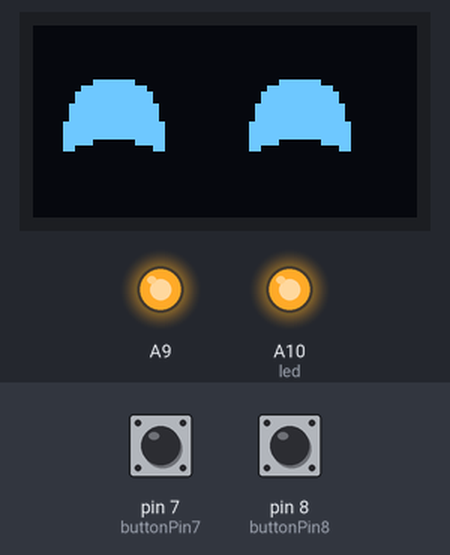
A sketch run on a simulated Arduino Mega 2560, built with avr-gcc and run on an emulated ATmega2560. Parts: 64×32 one-colour display, output pins drawn as LEDs (lit = HIGH). The inputs (shaded band) are chosen by the test bench; at power-on: pin 7 (buttonPin7) LOW, pin 8 (buttonPin8) LOW. What the sketch prints to the serial monitor is not drawn.

Above: at 1.2 s.
1.3 s: pin 7 (buttonPin7) pulled HIGH for 0.15 s
At 1.45 s:
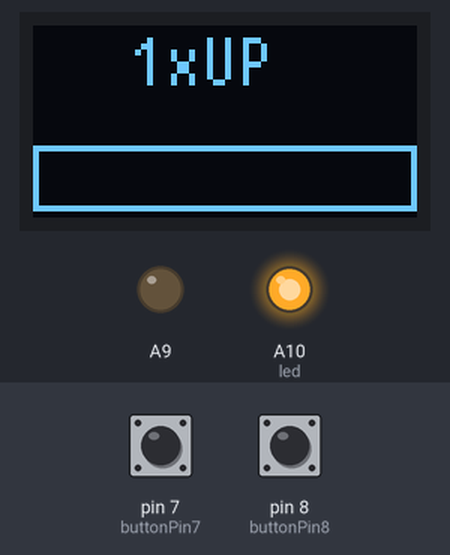
3.0 s: pin 8 (buttonPin8) pulled HIGH for 1 s
At 3.2 s:
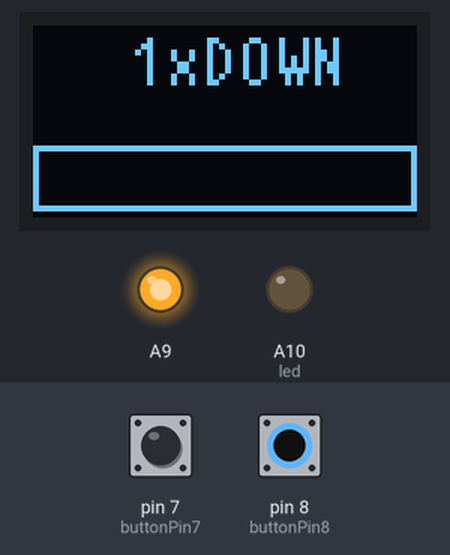
4.6 s: pin 7 (buttonPin7) pulled HIGH for 3.2 s
At 7.0 s:
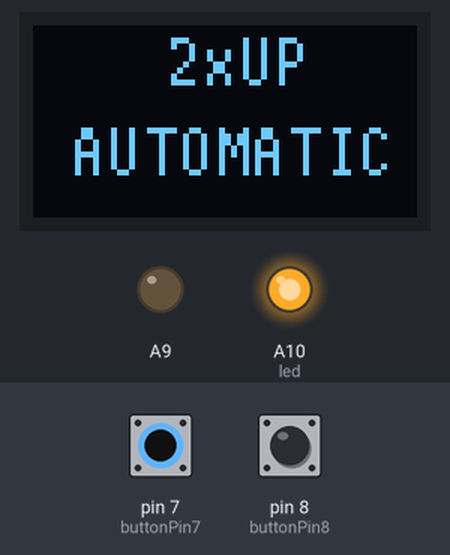
8.4 s: pin 8 (buttonPin8) pulled HIGH for 3.2 s
At 10.5 s:
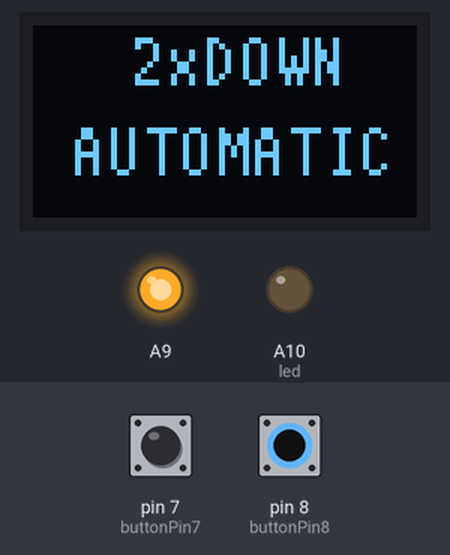
12.2 s: pin 7 (buttonPin7) pulled HIGH for 3.2 s
At 12.29 s:
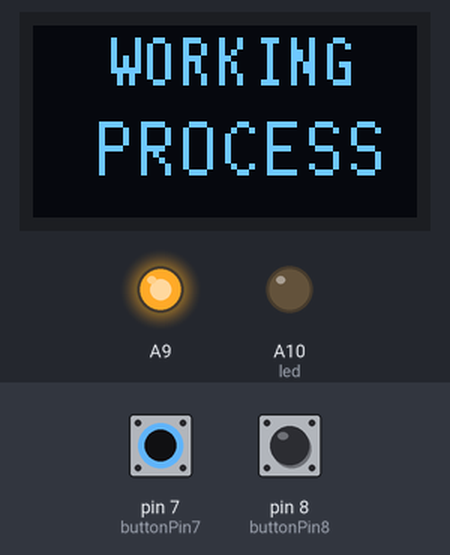
16.0 s: pin 8 (buttonPin8) pulled HIGH for 3.2 s
At 16.44 s:
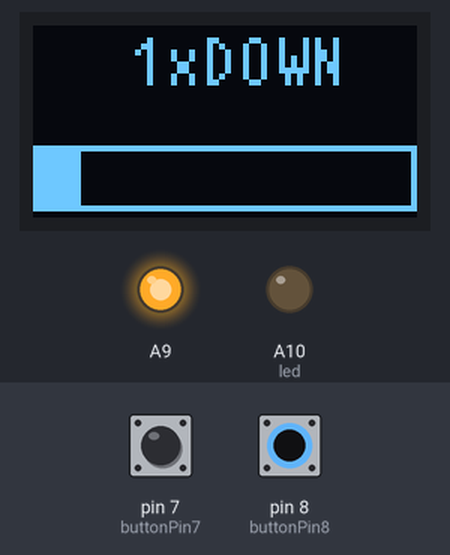
Timing chart, 0 to 20.8 s (numbered marks = the images above; inputs shaded):
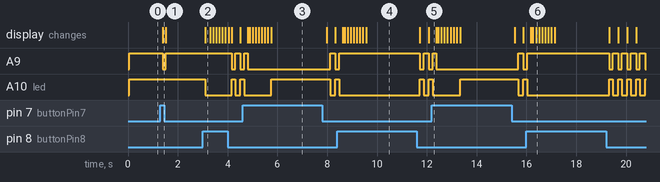

Measured:
- after the input at 1.3 s, A9: HIGH → LOW after 0.10 s, → HIGH 0.12 s later; the display: changes after 0.10 s (image 1)
- after the input at 3.0 s, A9: HIGH → LOW after 1.2 s, → HIGH 0.15 s later, → LOW 0.21 s later; A10 (led): HIGH → LOW after 0.10 s, → HIGH 1.1 s later, → LOW 0.15 s later, → HIGH 0.21 s later; the display: changes after 0.10 s (image 2)
- after the input at 4.6 s, A9: HIGH → LOW after 0.21 s, → HIGH 3.3 s later, → LOW 0.21 s later; the display: first changes after 0.21 s (image 3 shows a later state)
- after the input at 8.4 s, the display: first changes after 0.22 s (image 4 shows a later state)
- after the input at 12.2 s, A9: HIGH → LOW after 0.17 s, → HIGH 3.3 s later, → LOW 0.21 s later
- after the input at 16.0 s, the display: first changes after 0.18 s (image 6 shows a later state)

The sketch:

display_menu_two_buttons.ino
```cpp
// This is an open souce code for public use, you can copy, change und adapt it for you purpuses,
// if you damage your hardware or some body with this code, then, it's only your problem.
//
//  created by Mr.Buton, planet Earth(Fri Sep 20, 2024)
//

#include "header_display_menu.h"

void setup() {
  u8g2.begin();
  Serial.begin(9600);
  pinMode(buttonPin7, INPUT); pinMode(buttonPin8, INPUT);
  pinMode(A9, OUTPUT); pinMode(A10, OUTPUT); //led's
}

void loop() {
  if (digitalRead(buttonPin8)) { // CLOSE operation
    cancel_all();
    display_controll(2);
    led_controll(2);
    check_button_time("do_close_2x");
  }
  else if (digitalRead(buttonPin7)) {// OPEN operation
    cancel_all();
    display_controll(1);
    led_controll(1);
    check_button_time("do_open_2x");
  }
  else if (close_state_complex or open_state_complex) { // this section is for complex/automatic working operation
    condition_checking();
    Serial.print("state_open_complex: "); Serial.println(open_state_complex); Serial.print("state_close_complex: "); Serial.println(close_state_complex);
  }
  else { // plot to display, if no one button is active and states are not active.
    display_controll(5);
    led_controll(5);
    Serial.println("nothing happens"); Serial.println(open_state_complex); Serial.println(close_state_complex);
  }
}

// this function change display states
void display_controll(int display_case) {
  switch (display_case) {
    case 1://"1xUp"
      u8g2.clearBuffer();          // clear the internal memory
      //u8g2.setFont(u8g2_font_IPAandRUSLCD_tf);
      u8g2.setFont(u8g2_font_t0_11_tf); u8g2.drawStr(16, 10, "1xUP");// u8g2.drawStr(16, 25, "MANUAL");
      u8g2.drawFrame(0, 20, DisplayWidth, 11);
      // DRAW_LOADLINE
      poi_t_p = &time_pressed; // get address fron var [time_pressed_condition]
      val_load_line = map(*poi_t_p, 0, time_set, 0, 64);
      u8g2.drawBox(0, 20, val_load_line, 11); // third parameter for [drawBox] is depending on pressed time.

      u8g2.sendBuffer(); // transfer internal memory to the display
      break;
    case 2://"1xDown"
      u8g2.clearBuffer();          // clear the internal memory
      u8g2.setFont(u8g2_font_t0_11_tf); u8g2.drawStr(16, 10, "1xDOWN");// u8g2.drawStr(16, 25, "MANUAL");
      u8g2.drawFrame(0, 20, DisplayWidth, 11);
      // DRAW_LOADLINE
      poi_t_p = &time_pressed; // get address fron var [time_pressed_condition]
      val_load_line = map(*poi_t_p, 0, time_set, 0, 64);
      u8g2.drawBox(0, 20, val_load_line, 11); // third parameter for [drawBox] is depending on pressed time.

      u8g2.sendBuffer(); // transfer internal memory to the display
      break;
    case 3://"2xUp"
      u8g2.clearBuffer();          // clear the internal memory
      u8g2.setFont(u8g2_font_t0_11_tf); u8g2.drawStr(22, 10, "2xUP"); u8g2.drawStr(6, 25, "AUTOMATIC");
      u8g2.sendBuffer();          // transfer internal memory to the display
      break;
    case 4://"2xDown"
      u8g2.clearBuffer(); // clear the internal memory
      u8g2.setFont(u8g2_font_t0_11_tf); u8g2.drawStr(16, 10, "2xDOWN"); u8g2.drawStr(6, 25, "AUTOMATIC");
      u8g2.sendBuffer(); // transfer internal memory to the display
      break;
    case 5:// "smile_eyes"
      u8g2.firstPage();//this function is to print image on the display
      do {
        u8g2.drawXBMP(0, 0, SmileyBreite, SmileyHoehe, Smiley);
      }
      while (u8g2.nextPage());
      break;
    case 6:// "WORKING PROCESS"  this is only example
      display_time_max = millis();
      if ((display_time_max - display_time_min) >= display_time_sequence and !display_state_cond) {
        u8g2.clearBuffer(); // clear the internal memory
        u8g2.setFont(u8g2_font_t0_14_tf); u8g2.drawStr(10, 10, "WORKING");
        u8g2.setFont(u8g2_font_t0_11_tf); u8g2.drawStr(12, 25, "PROCESS");
        display_time_min = millis();
        display_state_cond = true;
        u8g2.sendBuffer(); // transfer internal memory to the display
      }
      else if ((display_time_max - display_time_min) >= display_time_sequence and display_state_cond) {
        u8g2.clearBuffer(); // clear the internal memory
        u8g2.setFont(u8g2_font_t0_11_tf); u8g2.drawStr(12, 10, "WORKING");
        u8g2.setFont(u8g2_font_t0_14_tf); u8g2.drawStr(10, 25, "PROCESS");
        display_time_min = millis();
        display_state_cond = false;
        u8g2.sendBuffer(); // transfer internal memory to the display
      }
      break;
    default:
      Serial.println("DISPLAY_OFF");
      u8g2.clearBuffer(); // clear the internal memory
      u8g2.setFont(u8g2_font_t0_11_tf); u8g2.drawStr(16, 10, "DISPLAY"); u8g2.drawStr(2, 25, "FUNCTION_ERROR");
      u8g2.sendBuffer(); // transfer internal memory to the display
      delay(5000);
  }
}

void led_controll(int led_case) {
  switch (led_case) {
    case 1://"1xUp"
      analogWrite(A9, 0);
      break;
    case 2://"1xDown"
      analogWrite(A10, 0);
      break;
    case 3://"2xUp"
      analogWrite(A9, 0); analogWrite(A10, 255);
      break;
    case 4://"2xDown"
      analogWrite(A9, 255); analogWrite(A10, 0);
      break;
    case 5:// "smile_eyes"
      analogWrite(A9, 255); analogWrite(A10, 255);
      break;
    case 6:// "WORKING PROCESS" this is only example what can be done
      // blinking led's depending on setted time sequence and setted condition
      led_time_max = millis();
      if ((led_time_max - led_time_min) >= led_time_sequence and !led_state_cond) {
        analogWrite(A9, 0); analogWrite(A10, 255);
        led_time_min = millis();
        led_state_cond = true;
      }
      else if ((led_time_max - led_time_min) >= led_time_sequence and led_state_cond) {
        analogWrite(A9, 255); analogWrite(A10, 0);
        led_time_min = millis();
        led_state_cond = false;
      }
      break;
    default:
      Serial.println("LED_OFF");
  }
}

// calcel all activities
void cancel_all() {
  close_state_complex = false;
  open_state_complex = false;
  time_last = 0;
  time_last_condition = 0;
  led_time_min = 0;
  led_time_min = 0;
  led_state_cond = false;
  display_time_min = 0;
  display_time_min = 0;
  display_state_cond = false;
  Serial.println("cancel_function, all conditions are brought to initial state");
}

// checking if button is pressed continiously for more then {time_set}
void check_button_time(String action_to_do) {
  time_last = millis();
  while (digitalRead(buttonPin7) or digitalRead(buttonPin8)) {

    time_now = millis();
    time_pressed = time_now - time_last;
    Serial.println("check_button_time_function"); Serial.print("time_last: "); Serial.println(time_last);
    Serial.print("time_now: "); Serial.println(time_now); Serial.print("time_pressed: "); Serial.println(time_pressed);
    if (time_pressed > time_set) {
      if (action_to_do == "do_close_2x") {
        close_state_complex = true;
        display_controll(4);
        led_controll(4);
      }
      else if (action_to_do == "do_open_2x") {
        open_state_complex = true;
        display_controll(3);
        led_controll(3);
      }
    }
    else if (time_pressed < time_set) {
      // this part is only for display_load_line{
      if (action_to_do == "do_close_2x") {
        display_controll(2);
      }
      else if (action_to_do == "do_open_2x") {
        display_controll(1);
      }
      //ends}
      Serial.println("button pressed but not long enought");
    }
  }//while
}//main


// this function is to simulate periphery,digital or analog input signals
// or some other signals, in this case this is time out counter.
void condition_checking() {
  if (time_last_condition == 0) {
    time_last_condition = millis();
  }
  time_now_condition = millis();
  time_pressed_condition = time_now_condition - time_last_condition;
  Serial.println("condition_checking_function"); Serial.print("time_last_condition: "); Serial.println(time_last_condition);
  Serial.print("time_now_condition: "); Serial.println(time_now_condition); Serial.print("time_now_condition: "); Serial.println(time_pressed_condition);
  if ((time_pressed_condition > time_set_condition) and (close_state_complex or open_state_complex)) {
    cancel_all();
  }
  else if ((time_pressed_condition < time_set_condition) and (close_state_complex or open_state_complex)) {
    display_controll(6);
    led_controll(6);
    Serial.println("WORKING PROCESS");
  }
}
```

header_display_menu.h
```cpp
// This is an open souce code for public use, you can copy, change und adapt it for you purpuses,
// if you damage your hardware or some body with this code, then, it's only your problem.
//
//  created by Mr.Buton, planet Earth(Fri Sep 20, 2024)
//
#ifndef HEADER_DISPLAY_MENU  //protection from included twice ore more
#define HEADER_DISPLAY_MENU // declaration start

// used lib's
#include <Arduino.h>
#include <U8g2lib.h>
#include <Wire.h>

// create object for display activity
U8G2_SSD1306_64X32_1F_F_HW_I2C u8g2(U8G2_R0, /* reset=*/ U8X8_PIN_NONE);
int DisplayWidth = u8g2.getDisplayWidth();
int DisplayHight = u8g2.getDisplayHeight();
// this two things are the same bellow and ubove, use what best for you.
# define SmileyBreite 64
# define SmileyHoehe 32

// links below are for use to create image that you like.
// to create and check BitMap https://xbm.jazzychad.net/
// https://javl.github.io/image2cpp/
// https://convert-my-image.com/ImageConverter
// https://www.pixilart.com/draw/96x64-bitmap-3f8f52032f

static const unsigned char Smiley[] PROGMEM = {
  B00000000,B00000000,B00000000,B00000000,B00000000,B00000000,B00000000,B00000000,
  B00000000,B00000000,B00000000,B00000000,B00000000,B00000000,B00000000,B00000000,
  B00000000,B00000000,B00000000,B00000000,B00000000,B00000000,B00000000,B00000000,
  B00000000,B00000000,B00000000,B00000000,B00000000,B00000000,B00000000,B00000000,
  B00000000,B00000000,B00000000,B00000000,B00000000,B00000000,B00000000,B00000000,
  B00000000,B00000000,B00000000,B00000000,B00000000,B00000000,B00000000,B00000000,
  B00000000,B00000000,B00000000,B00000000,B00000000,B00000000,B00000000,B00000000,
  B00000000,B00000000,B00000000,B00000000,B00000000,B00000000,B00000000,B00000000,
  B00000000,B00000000,B00000000,B00000000,B00000000,B00000000,B00000000,B00000000,
  B00000000,B11111100,B00000001,B00000000,B00000000,B11111110,B00000000,B00000000,
  B00000000,B11111111,B00000111,B00000000,B10000000,B11111111,B00000011,B00000000,
  B10000000,B11111111,B00001111,B00000000,B11000000,B11111111,B00000111,B00000000,
  B10000000,B11111111,B00001111,B00000000,B11000000,B11111111,B00000111,B00000000,
  B11000000,B11111111,B00011111,B00000000,B11100000,B11111111,B00001111,B00000000,
  B11000000,B11111111,B00011111,B00000000,B11100000,B11111111,B00001111,B00000000,
  B11000000,B11111111,B00011111,B00000000,B11100000,B11111111,B00001111,B00000000,
  B11100000,B11111111,B00111111,B00000000,B11110000,B11111111,B00011111,B00000000,
  B11100000,B11111111,B00111111,B00000000,B11110000,B11111111,B00011111,B00000000,
  B11100000,B11111111,B00111111,B00000000,B11110000,B11111111,B00011111,B00000000,
  B11100000,B00000011,B00111110,B00000000,B11110000,B00000001,B00011111,B00000000,
  B01100000,B00000000,B00110000,B00000000,B00110000,B00000000,B00011000,B00000000,
  B00000000,B00000000,B00000000,B00000000,B00000000,B00000000,B00000000,B00000000,
  B00000000,B00000000,B00000000,B00000000,B00000000,B00000000,B00000000,B00000000,
  B00000000,B00000000,B00000000,B00000000,B00000000,B00000000,B00000000,B00000000,
  B00000000,B00000000,B00000000,B00000000,B00000000,B00000000,B00000000,B00000000,
  B00000000,B00000000,B00000000,B00000000,B00000000,B00000000,B00000000,B00000000,
  B00000000,B00000000,B00000000,B00000000,B00000000,B00000000,B00000000,B00000000,
  B00000000,B00000000,B00000000,B00000000,B00000000,B00000000,B00000000,B00000000,
  B00000000,B00000000,B00000000,B00000000,B00000000,B00000000,B00000000,B00000000,
  B00000000,B00000000,B00000000,B00000000,B00000000,B00000000,B00000000,B00000000,
  B00000000,B00000000,B00000000,B00000000,B00000000,B00000000,B00000000,B00000000,
  B00000000,B00000000,B00000000,B00000000,B00000000,B00000000,B00000000,B00000000,
  B00000000,B00000000,B00000000,B00000000,B00000000,B00000000,B00000000,B00000000,
  B00000000,B00000000,B00000000,B00000000,B00000000,B00000000,B00000000,B00000000
};


// constants won't change. They're used here to set pin numbers:
const int buttonPin7 = 7;     // the number of the pushbutton pin is used to open 1x.
const int buttonPin8 = 8;     // used to close 1x.

// var's are used to set working state ON/OFF, can be used for control the peripherie.
bool close_state_complex = false;
bool open_state_complex = false;


// variables beneath used to change state automaticaly
unsigned long time_now; // set actual time.
unsigned long time_last;  // last time that function run.
unsigned long time_pressed; // calculated time from two above
unsigned long time_set = 750;// this variable is for time range automatic work, if needed.

// var to playng with conditions,
unsigned long time_now_condition;
unsigned long time_last_condition;
unsigned long time_pressed_condition; // is for simulating working process
unsigned long time_set_condition = 10000;

// display controll, depending on state_condition and time
int display_time_sequence = 300; // here you can change the display layout change time sequence
unsigned long display_time_min = 0;
unsigned long display_time_max = display_time_sequence; // in each {display_time_sequence} seconds change the collor
bool display_state_cond = false;

//is for display representatioin load line and processline {only for optical reason}
int val_load_line = 0;
int val_proces_line = 0;
long unsigned *poi_t_p;// pointer to {time_pressed_condition}

// led controll to change the collor, depending on state_condition and time
int led_time_sequence = 133; // here you can change the led's change time sequence
unsigned long led_time_min = 0;
unsigned long led_time_max = led_time_sequence; // in each {led_time_sequence} seconds change the collor
bool led_state_cond = false;


//function declaration, parameter are without names only datatype.
void condition_checking();
void check_button_time(String);
void cancel_all();
void led_controll(int);
void display_controll(int);

#endif  // declaration end
```
